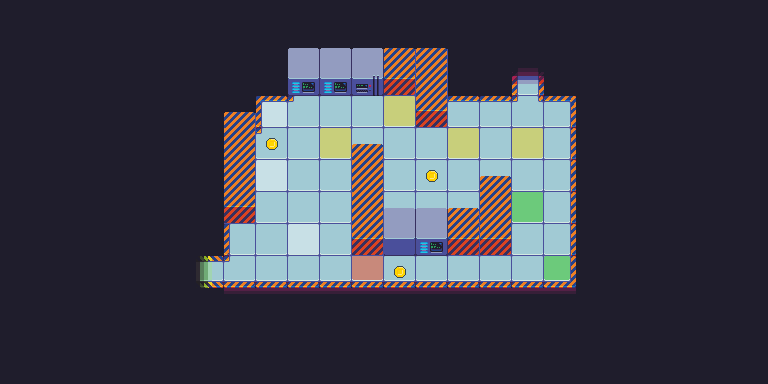

This game map was drawn from its Tiled (.tmx) file and the tilesets committed beside it. A one-line description and the full map source follow:
An orthogonal 24x12 tile map with 32x32 px tiles, 6 tile layers (Ground, Split, splitPercentage, Action, ...), 1 hidden layer not drawn.

<map version="1.5" tiledversion="1.6.0" orientation="orthogonal" renderorder="right-down" width="24" height="12" tilewidth="32" tileheight="32" infinite="0" nextlayerid="9" nextobjectid="1">
 <tileset firstgid="1" name="scifi" tilewidth="32" tileheight="32" tilecount="182" columns="14">
  <image source="tileset-scifi.png" width="448" height="416" />
  <tile id="154">
   <animation>
    <frame tileid="154" duration="200" />
    <frame tileid="155" duration="200" />
    <frame tileid="156" duration="200" />
    <frame tileid="157" duration="200" />
    <frame tileid="158" duration="200" />
    <frame tileid="159" duration="200" />
   </animation>
  </tile>
 </tileset>
 <layer id="1" name="Ground" width="24" height="12">
  <data encoding="csv">
18,18,18,18,18,18,18,18,18,18,18,18,18,18,18,18,18,18,18,18,18,18,18,18,
18,18,18,18,18,18,18,18,18,18,18,18,18,18,18,18,18,18,18,18,18,18,18,18,
18,18,18,18,18,18,18,18,18,5,5,5,5,5,18,18,1,18,18,18,18,18,18,18,
18,18,18,18,18,18,18,18,21,21,21,21,21,5,21,21,21,21,18,18,18,18,18,18,
18,18,18,18,18,18,18,5,21,21,21,21,21,21,21,21,21,21,18,18,18,18,18,18,
18,18,18,18,18,18,18,5,21,21,21,5,21,21,21,21,21,21,18,18,18,18,18,18,
18,18,18,18,18,18,18,5,21,21,21,5,21,21,21,5,21,21,18,18,18,18,18,18,
18,18,18,18,18,18,18,21,21,21,21,5,5,5,5,5,21,21,18,18,18,18,18,18,
18,18,18,18,18,18,83,21,21,21,21,21,21,21,21,21,21,21,18,18,18,18,18,18,
18,18,18,18,18,18,18,18,18,18,18,18,18,18,18,18,18,18,18,18,18,18,18,18,
18,18,18,18,18,18,18,18,18,18,18,18,18,18,18,18,18,18,18,18,18,18,18,18,
18,18,18,18,18,18,18,18,18,18,18,18,18,18,18,18,18,18,18,18,18,18,18,18
</data>
 </layer>
 <layer id="4" name="Split" width="24" height="12">
  <data encoding="csv">
0,0,0,0,0,0,0,0,0,0,0,0,0,0,0,0,0,0,0,0,0,0,0,0,
0,0,0,0,0,0,0,0,0,0,0,0,0,0,0,0,0,0,0,0,0,0,0,0,
0,0,0,0,0,0,0,0,0,0,0,0,0,0,0,0,0,0,0,0,0,0,0,0,
0,0,0,0,0,0,0,0,180,0,0,0,182,0,0,0,0,0,0,0,0,0,0,0,
0,0,0,0,0,0,0,0,0,0,179,0,0,0,180,0,182,0,0,0,0,0,0,0,
0,0,0,0,0,0,0,0,181,0,0,0,0,0,0,0,0,0,0,0,0,0,0,0,
0,0,0,0,0,0,0,0,0,0,0,0,0,0,0,0,179,0,0,0,0,0,0,0,
0,0,0,0,0,0,0,0,0,182,0,0,0,0,0,0,0,0,0,0,0,0,0,0,
0,0,0,0,0,0,0,0,0,0,0,180,0,0,0,0,0,179,0,0,0,0,0,0,
0,0,0,0,0,0,0,0,0,0,0,0,0,0,0,0,0,0,0,0,0,0,0,0,
0,0,0,0,0,0,0,0,0,0,0,0,0,0,0,0,0,0,0,0,0,0,0,0,
0,0,0,0,0,0,0,0,0,0,0,0,0,0,0,0,0,0,0,0,0,0,0,0
</data>
 </layer>
 <layer id="7" name="splitPercentage" width="24" height="12" opacity="0.42">
  <data encoding="csv">
0,0,0,0,0,0,0,0,0,0,0,0,0,0,0,0,0,0,0,0,0,0,0,0,
0,0,0,0,0,0,0,0,0,0,0,0,0,0,0,0,0,0,0,0,0,0,0,0,
0,0,0,0,0,0,0,0,0,0,0,0,0,0,0,0,0,0,0,0,0,0,0,0,
0,0,0,0,0,0,0,0,150,0,0,0,164,0,0,0,169,0,0,0,0,0,0,0,
0,0,0,0,0,0,0,0,0,0,164,0,0,0,164,0,164,0,0,0,0,0,0,0,
0,0,0,0,0,0,0,0,150,0,0,0,0,0,0,0,0,0,0,0,0,0,0,0,
0,0,0,0,0,0,0,0,0,0,0,0,0,0,0,0,153,0,0,0,0,0,0,0,
0,0,0,0,0,0,0,0,0,150,0,0,0,0,0,0,0,0,0,0,0,0,0,0,
0,0,0,0,0,0,0,0,0,0,0,166,0,0,0,0,0,153,0,0,0,0,0,0,
0,0,0,0,0,0,0,0,0,0,0,0,0,0,0,0,0,0,0,0,0,0,0,0,
0,0,0,0,0,0,0,0,0,0,0,0,0,0,0,0,0,0,0,0,0,0,0,0,
0,0,0,0,0,0,0,0,0,0,0,0,0,0,0,0,0,0,0,0,0,0,0,0
</data>
 </layer>
 <layer id="6" name="Direction" width="24" height="12" visible="0">
  <data encoding="csv">
0,0,0,0,0,0,0,0,0,0,0,0,0,0,0,0,0,0,0,0,0,0,0,0,
0,0,0,0,0,0,0,0,0,0,0,0,0,0,0,0,0,0,0,0,0,0,0,0,
0,0,0,0,0,0,0,0,0,0,0,0,0,0,0,0,0,0,0,0,0,0,0,0,
0,0,0,0,0,0,0,0,153,0,0,0,166,0,0,0,0,0,0,0,0,0,0,0,
0,0,0,0,0,0,0,0,0,0,151,0,0,0,153,0,166,0,0,0,0,0,0,0,
0,0,0,0,0,0,0,0,150,0,0,0,0,0,0,0,0,0,0,0,0,0,0,0,
0,0,0,0,0,0,0,0,0,0,0,0,0,0,0,0,151,0,0,0,0,0,0,0,
0,0,0,0,0,0,0,0,0,166,0,0,0,0,0,0,0,0,0,0,0,0,0,0,
0,0,0,0,0,0,0,0,0,0,0,153,0,0,0,0,0,151,0,0,0,0,0,0,
0,0,0,0,0,0,0,0,0,0,0,0,0,0,0,0,0,0,0,0,0,0,0,0,
0,0,0,0,0,0,0,0,0,0,0,0,0,0,0,0,0,0,0,0,0,0,0,0,
0,0,0,0,0,0,0,0,0,0,0,0,0,0,0,0,0,0,0,0,0,0,0,0
</data>
 </layer>
 <layer id="3" name="Action" width="24" height="12">
  <data encoding="csv">
0,0,0,0,0,0,0,0,0,0,0,0,0,0,0,0,0,0,0,0,0,0,0,0,
0,0,0,0,0,0,0,0,0,0,0,0,0,0,0,0,0,0,0,0,0,0,0,0,
0,0,0,0,0,0,0,0,0,0,0,0,0,0,0,0,0,0,0,0,0,0,0,0,
0,0,0,0,0,0,0,0,0,0,0,0,0,0,0,0,0,0,0,0,0,0,0,0,
0,0,0,0,0,0,0,0,155,0,0,0,0,0,0,0,0,0,0,0,0,0,0,0,
0,0,0,0,0,0,0,0,0,0,0,0,0,155,0,0,0,0,0,0,0,0,0,0,
0,0,0,0,0,0,0,0,0,0,0,0,0,0,0,0,0,0,0,0,0,0,0,0,
0,0,0,0,0,0,0,0,0,0,0,0,0,0,0,0,0,0,0,0,0,0,0,0,
0,0,0,0,0,0,0,0,0,0,0,0,155,0,0,0,0,0,0,0,0,0,0,0,
0,0,0,0,0,0,0,0,0,0,0,0,0,0,0,0,0,0,0,0,0,0,0,0,
0,0,0,0,0,0,0,0,0,0,0,0,0,0,0,0,0,0,0,0,0,0,0,0,
0,0,0,0,0,0,0,0,0,0,0,0,0,0,0,0,0,0,0,0,0,0,0,0
</data>
 </layer>
 <layer id="2" name="Design" width="24" height="12">
  <data encoding="csv">
0,0,0,0,0,0,0,0,0,0,0,0,0,0,0,0,0,0,0,0,0,0,0,0,
0,0,0,0,0,0,0,0,0,0,0,0,0,0,0,0,0,0,0,0,0,0,0,0,
0,0,0,0,0,0,0,0,0,45,45,44,46,5,0,0,0,0,0,0,0,0,0,0,
0,0,0,0,0,0,0,0,114,132,129,129,129,46,115,115,147,116,0,0,0,0,0,0,
0,0,0,0,0,0,0,0,132,129,129,129,129,129,129,129,129,130,0,0,0,0,0,0,
0,0,0,0,0,0,0,0,129,129,129,32,129,129,129,129,129,130,0,0,0,0,0,0,
0,0,0,0,0,0,0,46,129,129,129,32,129,129,129,32,129,130,0,0,0,0,0,0,
0,0,0,0,0,0,0,128,129,129,129,46,43,45,46,46,129,130,0,0,0,0,0,0,
0,0,0,0,0,0,0,140,143,143,143,143,143,143,143,143,143,144,0,0,0,0,0,0,
0,0,0,0,0,0,0,17,17,17,17,17,17,17,17,17,17,17,0,0,0,0,0,0,
0,0,0,0,0,0,0,0,0,0,0,0,0,0,0,0,0,0,0,0,0,0,0,0,
0,0,0,0,0,0,0,0,0,0,0,0,0,0,0,0,0,0,0,0,0,0,0,0
</data>
 </layer>
 <layer id="5" name="Perspective" width="24" height="12">
  <data encoding="csv">
0,0,0,0,0,0,0,0,0,0,0,0,0,0,0,0,0,0,0,0,0,0,0,0,
0,0,0,0,0,0,0,0,0,31,31,31,32,32,0,0,0,0,0,0,0,0,0,0,
0,0,0,0,0,0,0,0,0,0,0,0,0,32,0,0,0,0,0,0,0,0,0,0,
0,0,0,0,0,0,0,32,0,0,0,0,0,0,0,0,0,0,0,0,0,0,0,0,
0,0,0,0,0,0,0,32,0,0,0,32,0,0,0,0,0,0,0,0,0,0,0,0,
0,0,0,0,0,0,0,32,0,0,0,0,0,0,0,32,0,0,0,0,0,0,0,0,
0,0,0,0,0,0,0,0,0,0,0,0,31,31,32,0,0,0,0,0,0,0,0,0,
0,0,0,0,0,0,0,0,0,0,0,0,0,0,0,0,0,0,0,0,0,0,0,0,
0,0,0,0,0,0,0,0,0,0,0,0,0,0,0,0,0,0,0,0,0,0,0,0,
0,0,0,0,0,0,0,0,0,0,0,0,0,0,0,0,0,0,0,0,0,0,0,0,
0,0,0,0,0,0,0,0,0,0,0,0,0,0,0,0,0,0,0,0,0,0,0,0,
0,0,0,0,0,0,0,0,0,0,0,0,0,0,0,0,0,0,0,0,0,0,0,0
</data>
 </layer>
</map>